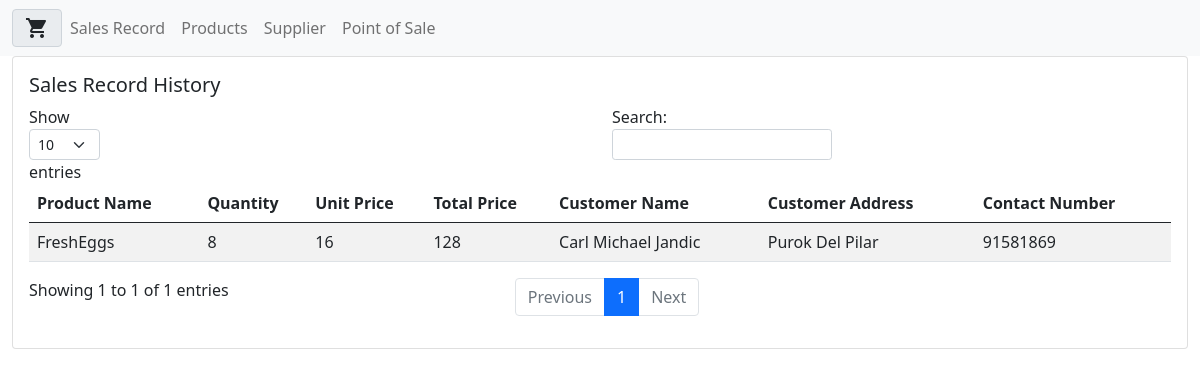
Before: / with the older database file.
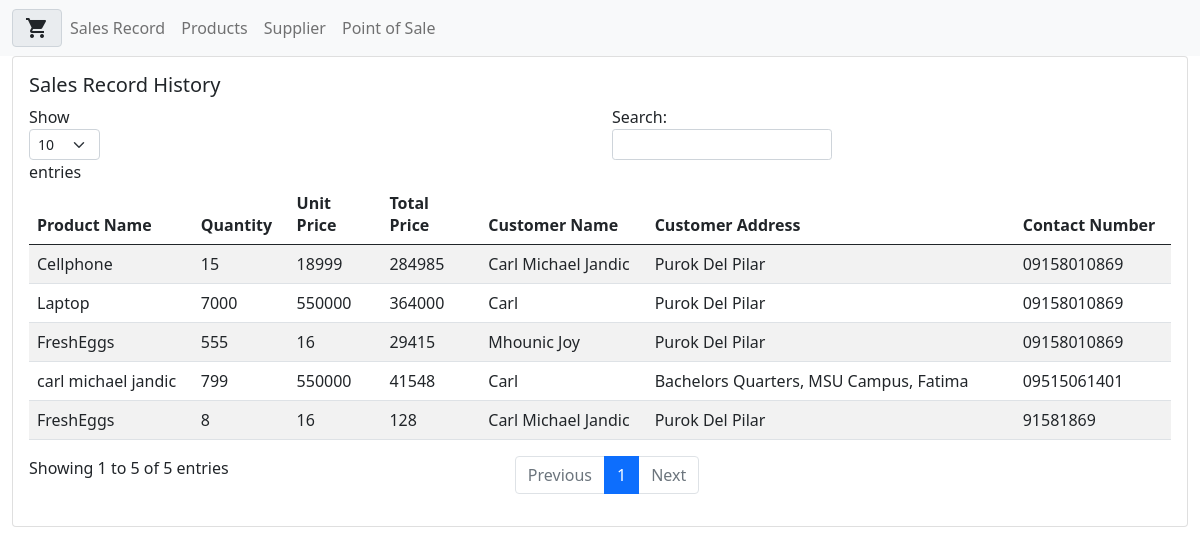
After: the same page with the newer database file.
### tables this page shows
CREATE TABLE `sales_record` (
  `id` bigint(20) UNSIGNED NOT NULL,
  `product_name` text DEFAULT NULL,
  `quantity` int(11) DEFAULT NULL,
  `price_per_unit` int(11) DEFAULT NULL,
  `customer_name` text DEFAULT NULL,
  `customer_address` text DEFAULT NULL,
  `customer_contact` varchar(11) DEFAULT NULL,
  `total_price` int(11) NOT NULL
);

### index.php (called while the page is built, shortened)
<?php
include('template/sales.php'); ?>

### controller/sales_transactions.php (called while the page is built, shortened)
<?php
 include('models/sales_model.php');
 $sales = new Sales($conn);
?>

### models/sales_model.php (called while the page is built, shortened)
<?php
class Sales{
    private $connnection;
    public function __construct($conn){
        $this->connnection = $conn;
    }
    public function getSales(){
        $sql = "SELECT * FROM sales_record order by id desc";
        $result = $this->connnection->query($sql);
        $supplies =array();
        if (!$result) {
            echo "An error occurred.\n".mysqli_error($this->connnection);
            exit;
        }
        else{
            while($row = mysqli_fetch_array($result)){
                $supplies[] = $row;
            }
        }
        return $supplies;
    }
}
?>

### template/sales.php (the view, shortened to what this page needs)
<?php
include('controller/sales_transactions.php');
include('includes/header.php');
include('includes/navbar.php');
?>
<div class="container-fluid">
<div class="card">
  <div class="card-body">
  <div class="row">
    <div class="col">
    <h5 class="card-title">Sales Record History</h5>
    </div>
    <div class="col">
    </div>
</div>
  <div class="row" style="height: 90%">
        <div class="col-xl-12">
        <div class="table-responsive">
    <table id="example" class="table table-striped">
        <thead>
            <tr>
                <th>Product Name</th>
                <th>Quantity</th>
                <th>Unit Price</th>
                <th>Total Price</th>
                <th>Customer Name</th>
                <th>Customer Address</th>
               <th>Contact Number</th>
            </tr>
        </thead>
        <tbody>
              <?php
                 foreach($sales->getSales() as $sales){
                    $product_name = $sales['product_name'];
                    $quantity = $sales['quantity'];
                    $price_per_unit = $sales['price_per_unit'];
                    $customer_name  = $sales['customer_name'];
                    $customer_address  = $sales['customer_address'];
                    $customer_contact  = $sales['customer_contact'];
                    $total_price  = $sales['total_price'];
                  echo'
                    <tr>
                      <td>'.$product_name.'</td>
                      <td>'.$quantity.'</td>
                      <td>'.$price_per_unit.'</td>
                      <td>'.$total_price.'</td>
                      <td>'.$customer_name.'</td>
                      <td>'.$customer_address.'</td>
                      <td>'.$customer_contact.'</td>
                    </td>
                    </tr>
                  ';
                }
                ?>
        </tbody>
    </table>
    </div>
</div>
  </div>
</div>
</div>
</div>

### template/includes/header.php (shortened to what this page needs)
<head>
    <link href="https://cdn.jsdelivr.net/npm/bootstrap@5.0.1/dist/css/bootstrap.min.css" rel="stylesheet">
</head>

### template/includes/navbar.php (shortened to what this page needs)
<nav class="navbar navbar-expand-lg navbar-light bg-light">
  <div class="container-fluid">
  <span class="input-group-text">
                          <i class="material-icons">shopping_cart</i>
                        </span>
    <div class="collapse navbar-collapse" id="navbarSupportedContent">
      <ul class="navbar-nav me-auto mb-2 mb-lg-0">
        <li class="nav-item">
          <a class="nav-link" href="sales.php">Sales Record</a>
        </li>
        <li class="nav-item">
          <a class="nav-link" href="products.php">Products</a>
        </li>
        <li class="nav-item">
          <a class="nav-link" href="supplier.php">Supplier</a>
        </li>
        <li class="nav-item">
          <a class="nav-link" href="pos.php">Point of Sale</a>
        </li>
      </ul>
    </div>
  </div>
</nav>

Changed rows visible on the page:
added sales_record: product_name "Cellphone", quantity "15", price_per_unit "18999", total_price "284985", customer_name "Carl Michael Jandic", customer_address "Purok Del Pilar", customer_contact "09158010869"
added sales_record: product_name "Laptop", quantity "7000", price_per_unit "550000", total_price "364000", customer_name "Carl", customer_address "Purok Del Pilar", customer_contact "09158010869"
added sales_record: product_name "FreshEggs", quantity "555", price_per_unit "16", total_price "29415", customer_name "Mhounic Joy", customer_address "Purok Del Pilar", customer_contact "09158010869"
added sales_record: product_name "carl michael jandic", quantity "799", price_per_unit "550000", total_price "41548", customer_name "Carl", customer_address "Bachelors Quarters, MSU Campus, Fatima", customer_contact "09515061401"
Other visible differences:
text written by a page script: "Show entries Search: Showing 1 to 1 of 1 entries Previous 1 Next" → "Show entries Search: Showing 1 to 5 of 5 entries Previous 1 Next"
